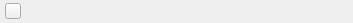
     <widget class="QWidget" name="titleBar" native="true">
      <property name="sizePolicy">
       <sizepolicy hsizetype="Expanding" vsizetype="Preferred">
        <horstretch>0</horstretch>
        <verstretch>0</verstretch>
       </sizepolicy>
      </property>
      <property name="minimumSize">
       <size>
        <width>0</width>
        <height>23</height>
       </size>
      </property>
      <property name="maximumSize">
       <size>
        <width>16777215</width>
        <height>23</height>
       </size>
      </property>
      <layout class="QHBoxLayout" name="horizontalLayout">
       <property name="spacing">
        <number>4</number>
       </property>
       <property name="leftMargin">
        <number>5</number>
       </property>
       <property name="topMargin">
        <number>0</number>
       </property>
       <property name="rightMargin">
        <number>1</number>
       </property>
       <property name="bottomMargin">
        <number>0</number>
       </property>
       <item>
        <widget class="QToolButton" name="tbMenu">
         <property name="minimumSize">
          <size>
           <width>16</width>
           <height>16</height>
          </size>
         </property>
         <property name="maximumSize">
          <size>
           <width>16</width>
           <height>16</height>
          </size>
         </property>
         <property name="iconSize">
          <size>
           <width>16</width>
           <height>16</height>
          </size>
         </property>
         <property name="popupMode">
          <enum>QToolButton::InstantPopup</enum>
         </property>
        </widget>
       </item>
       <item>
        <spacer name="horizontalSpacer">
         <property name="orientation">
          <enum>Qt::Horizontal</enum>
         </property>
         <property name="sizeType">
          <enum>QSizePolicy::Fixed</enum>
         </property>
         <property name="sizeHint" stdset="0">
          <size>
           <width>15</width>
           <height>1</height>
          </size>
         </property>
        </spacer>
       </item>
       <item>
        <widget class="QLabel" name="LTitle">
         <property name="minimumSize">
          <size>
           <width>100</width>
           <height>22</height>
          </size>
         </property>
         <property name="maximumSize">
          <size>
           <width>16777215</width>
           <height>22</height>
          </size>
         </property>
        </widget>
       </item>
       <item>
        <spacer name="horizontalSpacer_2">
         <property name="orientation">
          <enum>Qt::Horizontal</enum>
         </property>
         <property name="sizeType">
          <enum>QSizePolicy::Minimum</enum>
         </property>
         <property name="sizeHint" stdset="0">
          <size>
           <width>134</width>
           <height>20</height>
          </size>
         </property>
        </spacer>
       </item>
       <item>
        <widget class="QPushButton" name="pbMin">
         <property name="minimumSize">
          <size>
           <width>22</width>
           <height>22</height>
          </size>
         </property>
         <property name="maximumSize">
          <size>
           <width>22</width>
           <height>22</height>
          </size>
         </property>
         <property name="iconSize">
          <size>
           <width>22</width>
           <height>22</height>
          </size>
         </property>
         <property name="flat">
          <bool>true</bool>
         </property>
        </widget>
       </item>
       <item>
        <widget class="QPushButton" name="pbMax">
         <property name="minimumSize">
          <size>
           <width>22</width>
           <height>22</height>
          </size>
         </property>
         <property name="maximumSize">
          <size>
           <width>22</width>
           <height>22</height>
          </size>
         </property>
         <property name="iconSize">
          <size>
           <width>22</width>
           <height>22</height>
          </size>
         </property>
         <property name="flat">
          <bool>true</bool>
         </property>
        </widget>
       </item>
       <item>
        <widget class="QPushButton" name="pbClose">
         <property name="minimumSize">
          <size>
           <width>22</width>
           <height>22</height>
          </size>
         </property>
         <property name="maximumSize">
          <size>
           <width>22</width>
           <height>22</height>
          </size>
         </property>
         <property name="iconSize">
          <size>
           <width>22</width>
           <height>22</height>
          </size>
         </property>
         <property name="flat">
          <bool>true</bool>
         </property>
        </widget>
       </item>
      </layout>
     </widget>
